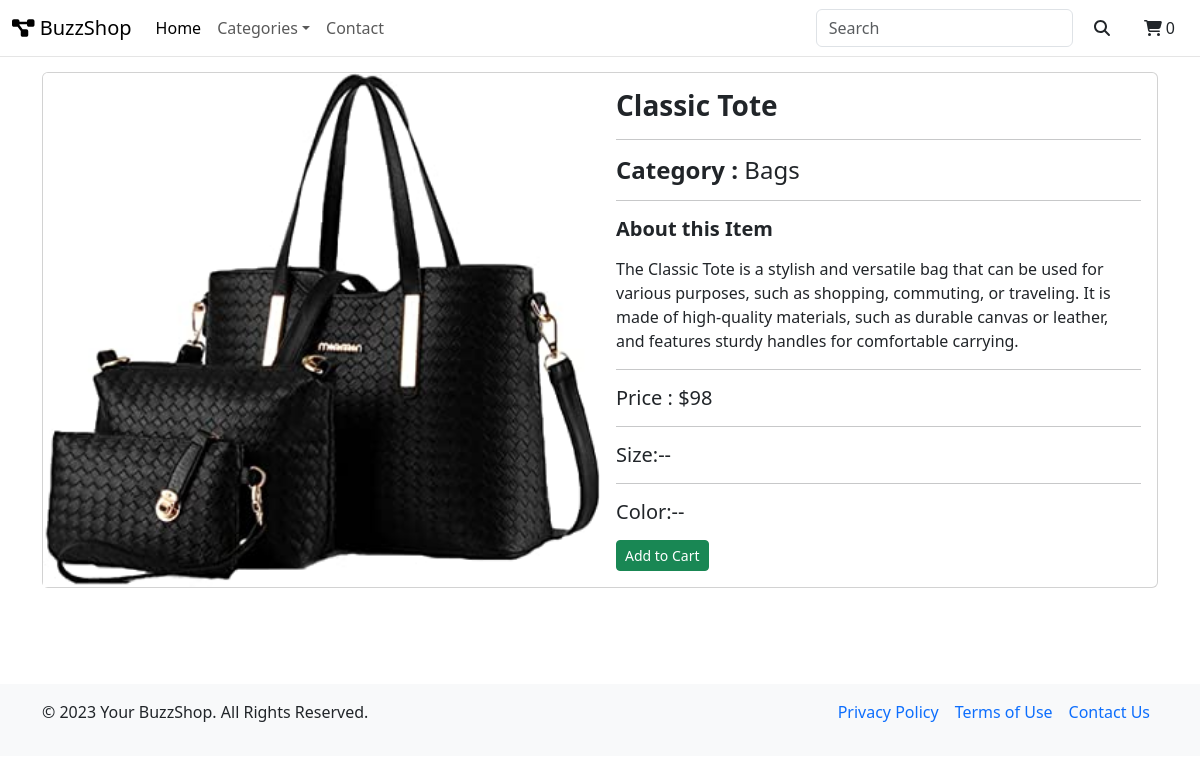
The page /ecommerce/productDescription/5/ on the database its author committed.
### shoppingcart/models.py (models this page shows, shortened)
class Product(models.Model):
    productId = models.AutoField(primary_key=True)
    productName = models.CharField(max_length=122)
    productCategory = models.ForeignKey(Category,on_delete=models.CASCADE,related_name="products",null=True,blank=True)
    productPrice = models.IntegerField(default=0)
    productDescription = models.TextField()
    productImage=models.ImageField(upload_to="shoppingcart/productImages",default="")
    productPublishDate = models.DateField()

class Category(models.Model):
    categoryId = models.AutoField(primary_key=True)
    categoryName =models.CharField(max_length=100)
    def __str__(self):
        return self.categoryName

### shoppingcart/views.py (the view)
# urls.py: path('ecommerce/productDescription/<int:productDescriptionId>/',views.productDescription,name="productDescription"),
def productDescription(request,productDescriptionId):
    productInfo = Product.objects.get(productId = productDescriptionId)
    productInfo = {'productInformation':productInfo}
    return render(request,"ecommerce/productDescription.html",productInfo)

### shoppingcart/context_processors.py (called while the page is built)
def categories(request):
    categoryList= Category.objects.all()
    productCategories=[]
    for category in categoryList:
        productListByCategories = Product.objects.filter(productCategory= category.categoryId)[:10]
        if productListByCategories:
            productCategories.append(category.categoryName)
    return {'productCategories': productCategories}

### templates/ecommerce/productDescription.html (shortened to what this page needs)
{% extends '../base.html' %}
{% block body %}
<div class="container">
<div class="card">
    <div class="row g-0">
      <div class="col-md-6">
        <img class="card-img-top"  alt="Thumbnail [100%x225]" style="height: 100%; width: 100%; display: block;" src="/media/{{productInformation.productImage}}" data-holder-rendered="true">
      </div>
      <div class="col-md-6">
        <div class="card-body">
          <h3 class="card-title"><b>{{productInformation.productName}}</b></h3>
          <hr>
          <h4 class="card-text"><b>Category : </b>{{productInformation.productCategory}}</h4>
          <hr>
          <p class="card-text"><b><h5>About this Item</h5></b></p>
          <p class="card-text">{{productInformation.productDescription}}</p>
          <hr>
          <p class="card-text"><h5>Price : ${{productInformation.productPrice}}</h5></p>
          <hr>
          <p class="card-text"><h5>Size:--</h5></p>
          <hr>
          <p class="card-text"><h5>Color:--</h5></p>
          <form method="post" action="{% url 'Cart' %}">
          <button type="submit" class="btn btn-sm btn-success" onclick="addToCart({{productInformation.productId}})">Add to Cart</button>
        </form>
        </div>
      </div>
    </div>
  </div>
  <div class="py-5"></div>
</div>
{% endblock body %}

### static/css/navbar-top-fixed.css (style rules this page uses)
body { min-height: 75rem; padding-top: 4.5rem; }

### static/css/style.css (style rules this page uses)
button { outline: none; box-shadow:none; }

### rows shown on the page
Product: productImage (picture), productName "Classic Tote", productCategory "Bags", productDescription "The Classic Tote is a stylish and versatile bag that can be used for various purposes, such as shopping, commuting, or traveling. It is made of high-quality materials, such as durable canvas or leather, and features sturdy handles for comfortable carrying.", productPrice "98"
